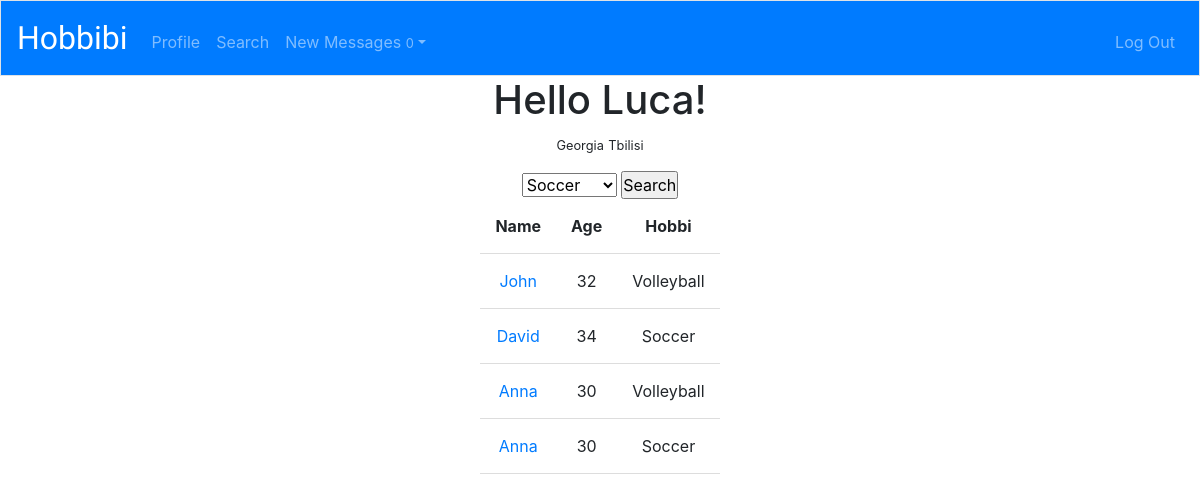
Before: /search (signed in) with the older database file.
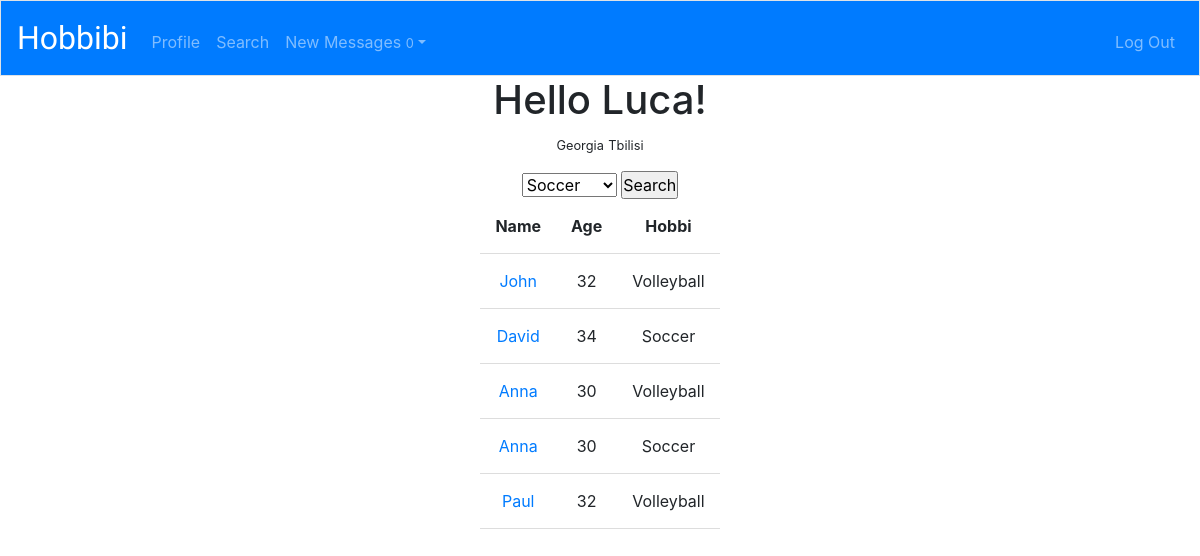
After: the same page with the newer database file.
### hobbibi/models.py (models this page shows, shortened)
class User(AbstractUser):
    pass
    country = models.CharField(max_length=64, default='G')
    city = models.CharField(max_length=64, default='Tbilisi')
    age = models.IntegerField(default=30)

class Hobbies(models.Model):
    user = models.ForeignKey(User, on_delete=models.CASCADE)
    hobbi = models.ForeignKey(Hobbi, on_delete=models.CASCADE)
    def __str__(self):
        return f"{self.hobbi}"

class Hobbi(models.Model):
    name = models.CharField(max_length=64)
    def __str__(self):
        return f"{self.name}"

### hobbibi/views.py (the view)
# urls.py: path('search', views.search, name='search'),
@login_required
@csrf_exempt
def search(request):
    h = Hobbies.objects.filter(user=request.user.id)
    d=[]
    for hobbi in h:
        d.append(hobbi)
    hobbies = Hobbi.objects.filter(name__in=d)
    user = User.objects.get(username=request.user.username)
    users = User.objects.filter(city=user.city, country=user.country)
    matchs = Hobbies.objects.select_related('user').filter(hobbi__in=hobbies, user__in=users).exclude(user=request.user.id).order_by("user")
    if request.method == "POST":
        data = json.loads(request.body)
        h = Hobbi.objects.get(name=data["hobbi"])
        matchs = Hobbies.objects.select_related('user').filter(hobbi=h.id, user__in=users).exclude(user=request.user.id).order_by("user")
        return JsonResponse([match.serialize() for match in matchs], safe=False)
    else:
        u = User.objects.get(id=request.user.id)
        us = Message.objects.filter(recipient=u, read=False).values("sender").distinct()
        new_msg  = User.objects.filter(id__in=us)
        count = Message.objects.filter(recipient=u, read=False).count()
        return render(request, 'hobbibi/search.html', {"matchs": matchs, "hobbies": hobbies, "count": count, "new_msg": new_msg })

### hobbibi/templates/hobbibi/search.html (shortened to what this page needs)
{% extends "hobbibi/layout.html" %}
{% load static %}
{% block body %}
<div class="center">
    <h1>Hello {{request.user.username}}!</h1>
    <small>{{ user.country}}</small>
    <small>{{user.city}}</small>
    <form id="form">
    <select name="hobbi" id="hobbi">
        {% for h in hobbies %}
            <option value="{{h}}">{{h}}</option>
        {% endfor %}
    </select>
    <input type="submit" value="Search">
</form>
</div>
<div id="table">
    <table id="main">
        <thead class="thead">
            <th>Name</th>
            <th>Age</th>
            <th>Hobbi</th>
        </thead>
        {% for match in matchs %}
        <tbody>
            <td ><a class="link" href="{% url 'profile' match.user %}">{{match.user}}</a></td>
            <td >{{match.user.age}}</td>
            <td >{{match.hobbi}}</td>
        </tbody>
        {% endfor %}
        </table>
    </div>
{% endblock %}

### hobbibi/templates/hobbibi/layout.html (shortened to what this page needs)
{% load static %}
<!DOCTYPE html>
<html lang="en">
<head>
    <link href="{% static 'hobbibi/style.css' %}" rel="stylesheet">
    <link rel="stylesheet" href="https://stackpath.bootstrapcdn.com/bootstrap/4.5.2/css/bootstrap.min.css">
</head>
<body>
    <nav class="navbar navbar-expand-md navbar-dark bg-primary border">
        <a class="navbar-brand" id="title" href="/">Hobbibi</a>
        <div class="collapse navbar-collapse" id="navbar">
            {% if user.is_authenticated %}
                <ul class="navbar-nav mr-auto mt-2">
                    <li class="nav-item"><a class="nav-link" href="{% url 'profile' request.user %}">Profile</a></li>
                    <li class="nav-item"><a class="nav-link" href="{% url 'search' %}">Search</a></li>
                    <li class="nav-item dropdown"><a class="nav-link dropdown-toggle" href="#" id="navbarDropdown" role="button" data-toggle="dropdown" aria-haspopup="true" aria-expanded="false">New Messages <small>{{count}}</small></a>
                    </li>
                </ul>
                <ul class="navbar-nav ml-auto mt-2">
                    <li class="nav-item"><a class="nav-link" href="{%  url 'logout' %}">Log Out</a></li>
                </ul>
            {% else %}
                <ul class="navbar-nav ml-auto mt-2">
                    <li class="nav-item"><a class="nav-link" href="{% url 'register' %}">Register</a></li>
                    <li class="nav-item"><a class="nav-link" href="{% url 'login' %}">Log In</a></li>
                </ul>
            {% endif %}
        </div>
    </nav>
      {% block body %}
      {% endblock %}
</body>
</html>

### hobbibi/static/hobbibi/style.css (style rules this page uses)
* { margin: 0; padding: 0; }
body { text-align: center; }
form { margin-top: 15px; text-align: center; }
li { list-style-type: none; }
#title { font-family: 'Lobster', cursive; font-size: xx-large; }
h1, h2 { text-align: center; }
#table { display: flex; text-align: center; justify-content: center; }
td, th { border-bottom: 1px solid #ddd; padding: 15px; }
.center { text-align: center; }

Changed rows visible on the page:
added Hobbies: user "Paul", user.age "32", hobbi "Volleyball"
